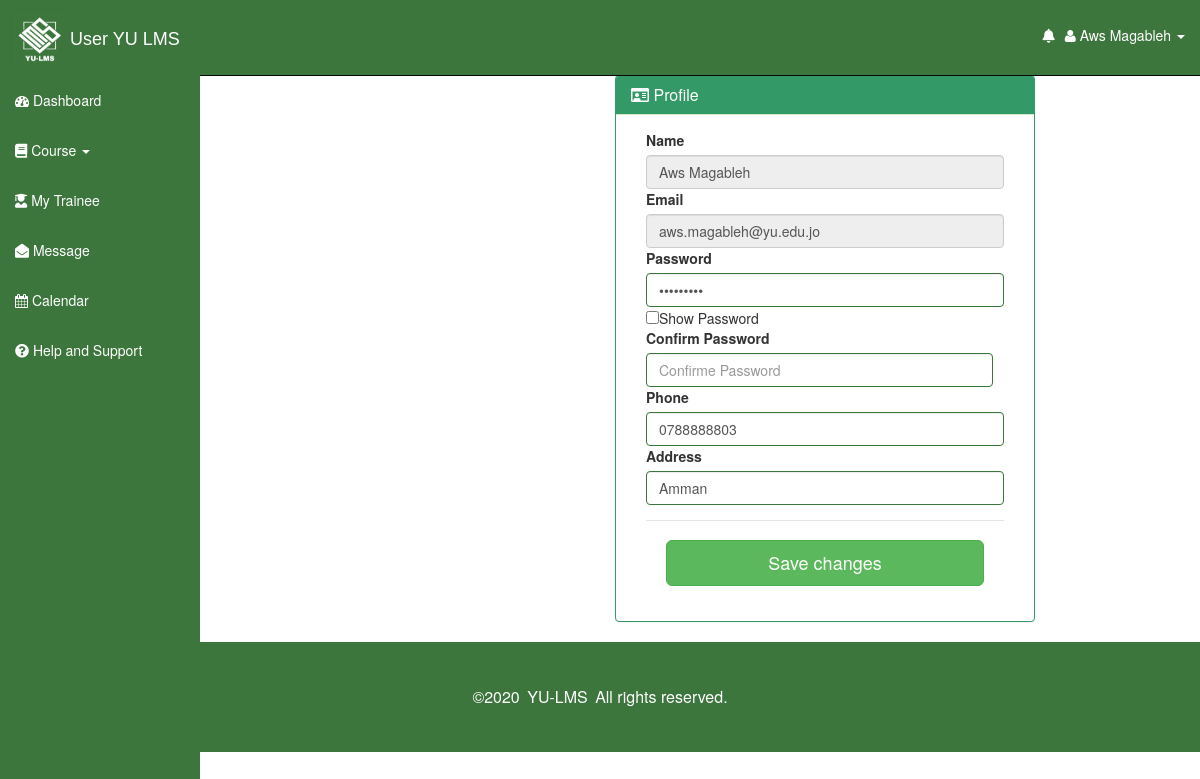
Page /staff/profile.php (signed in) on the committed database.
### tables this page shows
CREATE TABLE `staff_table` (
  `staff_id` int(10) NOT NULL,
  `staff_name` varchar(50) NOT NULL,
  `staff_email` varchar(50) NOT NULL,
  `staff_password` varchar(50) NOT NULL,
  `staff_address` varchar(10) NOT NULL,
  `staff_gender` char(1) NOT NULL,
  `staff_phone_num` varchar(10) NOT NULL,
  `f_id` int(10) NOT NULL
);

### staff/sidNav.php (the view, shortened to what this page needs)
<div id="wrapper">
    <nav class="navbar navbar-inverse navbar-fixed-top" role="navigation">
      <div class="navbar-header">
        <a class="navbar-brand" style="font-family: 'Do Hyeon', sans-serif;" href="StfIndex.php">
              <img src="img/L4.png"  alt="" style="height: 5rem; width: 5rem;">
               <span>User YU LMS </span>
                  </a>
      </div>
      <div class="collapse navbar-collapse navbar-ex1-collapse">
        <ul class="nav navbar-nav side-nav">
          <li  class=""><a href="StfIndex.php">       <i class="fa fa-dashboard"></i> Dashboard</a></li>
          <li><a data-toggle="collapse" data-parent="#accordion" href="#collapse1" class="collapsed"><i class="fas fa-book"></i> Course  <i class="caret"></i></a></li>
         <li><a href="Trainee.php">    <i class="fas fa-user-graduate"></i> My Trainee</a></li>
          <li><a href="Message.php">    <i class="fas fa-envelope-open"></i> Message</a></li>
          <li><a href="Calendar.php">    <i class="fa fa-calendar"></i> Calendar</a></li>
          <li><a href="" data-toggle="modal" data-target="#support"><i class="fas fa-question-circle"></i> Help and Support</a></li>
        </ul>
         <ul class="nav navbar-nav navbar-right navbar-user">
            <li class="dropdown user-dropdown" style="margin-right:-50px;">
            <a href="#" class="dropdown-toggle" data-toggle="dropdown"></i>
           <i class="fas fa-bell" aria-hidden="true" id="noti_number"></i></a>
          </li>
       <ul class="nav navbar-nav navbar-right navbar-user">
            <li class="dropdown user-dropdown">
            <a href="#" class="dropdown-toggle" data-toggle="dropdown"></i>
           <i class="fa fa-user "> </i> <?php echo $_SESSION['staff_user'];?>
               <b class="caret"></b></a>
          </li>
        </ul>
      </div>
    </nav>

### staff/profile.php (shortened to what this page needs)
<?php
include"connect.php";
function staff_info($conn)
{
  $sql="SELECT * FROM staff_table WHERE staff_id=".$_SESSION['staff_ID']."";
  $result=mysqli_query($conn,$sql);
  $output=' ';
  while($row=mysqli_fetch_assoc($result))
  {
    $output.= '<div >
        <label> Name</label>
        <input type="text" name="name" class="form-control" placeholder="Name" readonly="readonly" value="'.$row["staff_name"].'" />
        </div>
          <div >
            <label>Email</label>
              <input
              type="email"
              name="email"
              class="form-control"
              placeholder="Email"
              readonly="readonly"
              value="'.$row["staff_email"].'"
             />
          </div>
          <div class="has-success">
            <label>Password </label>
              <input
              type="password"
              name="password"
              class="form-control"
              id="password"
              placeholder="Password"
              value="'.$row["staff_password"].'"
              />
             </div>
             <input type="checkbox" onclick="myFunction()">Show Password
               <div class="has-success " id="cont_cpass">
            <label>Confirm Password </label>
              <input type="password" name="confirm_password" id="confirm_password"  onkeyup="check();" class="form-control" style="width: 97%; display: inline-block;" required="required" placeholder="Confirme Password" />
              <span id="message"></span>
             </div>
          <div class="has-success" id="cont-ph">
            <label>Phone</label>
              <input type="number" class="form-control" placeholder="07######## " name="phone" id="phone" value="'.$row["staff_phone_num"].'">
          </div>
          <div class="has-success">
            <label>Address </label>
              <input
              type="text" name="address" class="form-control" placeholder="Address" list="city" required="required" value="'.$row["staff_address"].'"/>
              <datalist id="city" >
              <option value="Amman" />
              <option value="Irbid" />
              <option value="Aqaba" />
              <option value="Az-Zarqa" />
              <option value="Jerash" />
              <option value="Ajloun" />
              <option value="Madaba" />
              <option value="Al-Karak" />
              <option value="Al-Mafrak" />
              <option value="Al-Balqa" />
              <option value="Maan" />
              <option value="Al-Tafilah" />
          </datalist>
             </div>
          ';
  }
return $output ;
}
?>
<!DOCTYPE html>
<html lang="en">
  <head>
<link rel='stylesheet' href='https://use.fontawesome.com/releases/v5.7.0/css/all.css'>
    <link href="css/bootstrap.css" rel="stylesheet">
    <link href="css/sb-admin.css" rel="stylesheet">
    <link rel="stylesheet" href="font-awesome/css/font-awesome.min.css">
    <link rel="stylesheet" href="http://cdn.oesmith.co.uk/morris-0.4.3.min.css">
  </head>
  <body>
     <?php include 'sidNav.php';?>
  <body>
             <?php include 'sidNav.php';?>
      <center><div class="row"  style="margin-top: 10%; width: 80%; padding-left: 10%; padding-right: 10%">
          <div class="col-lg-12">
            <div class="panel panel-success">
              <div class="panel-heading">
                <h3 class="panel-title" align="left"><i class="far fa-id-card"></i> Profile</h3>
              </div>
              <div class="panel-body" align="left">
          <div class="col-lg-12">
            <div class="table-responsive">
        <form class="login" action="#" method="post" onsubmit="return checking()">
        <?php echo staff_info($conn) ; ?>
        <div class="modal-footer">
          <input type="submit" name="btnEDIT" class="btn btn-success btn-lg btn-block"  value="Save changes">
        </div>
    </form>
            </div>
          </div>
        </div>
       </div>
</div>
</div>
</center>
      </div>
    </div>
  </body>
  <?php include "footers.php" ?>
</html>

### staff/css/sb-admin.css (style rules this page uses)
body { margin-top: 50px; }
.navbar-inverse .navbar-brand { color: white; }
#wrapper { padding-left: 0; }
@media (min-width:768px) { #wrapper { padding-left: 225px; } }
@media (min-width:768px) { .navbar-inverse .navbar-collapse, .navbar-inverse .navbar-form { color: white; padding-bottom: 0px; } }
@media (min-width:768px) { .navbar-collapse { color: white; } }
@media (min-width:768px) { .side-nav { margin-left: -225px; left: 225px; width: 200px; position: fixed; top: 75px; height: 100%; border-radius: 0; border: none; color: white; background-color: #3c763d; overflow-y: auto; } }
@media (min-width:768px) { .navbar-nav > li > a { padding-top: 15px; margin-right: 30px; padding-bottom: 15px; } }
@media (min-width:768px) { .navbar-inverse .navbar-nav > li > a { color: #fff; } }
@media (min-width:768px) { .side-nav>li>a { width: 225px; color: #3c763d ; } }
.navbar-inverse .navbar-nav > li > a { color: #ffffff; border-radius: 10px; }
.navbar-inverse { background-color: #3c763d !important; border-color: #080808; padding-bottom: 15px; }
.navbar-inverse .navbar-collapse, .navbar-inverse .navbar-form { border-color: #101010; margin-top: 10px; }
li>a { color: white; }

### rows in the picture
staff_table: name "Aws Magableh", email "aws.magableh@yu.edu.jo", phone "0788888803", address "Amman"

### other values in the picture
$_SESSION['staff_user'] "Aws Magableh"
